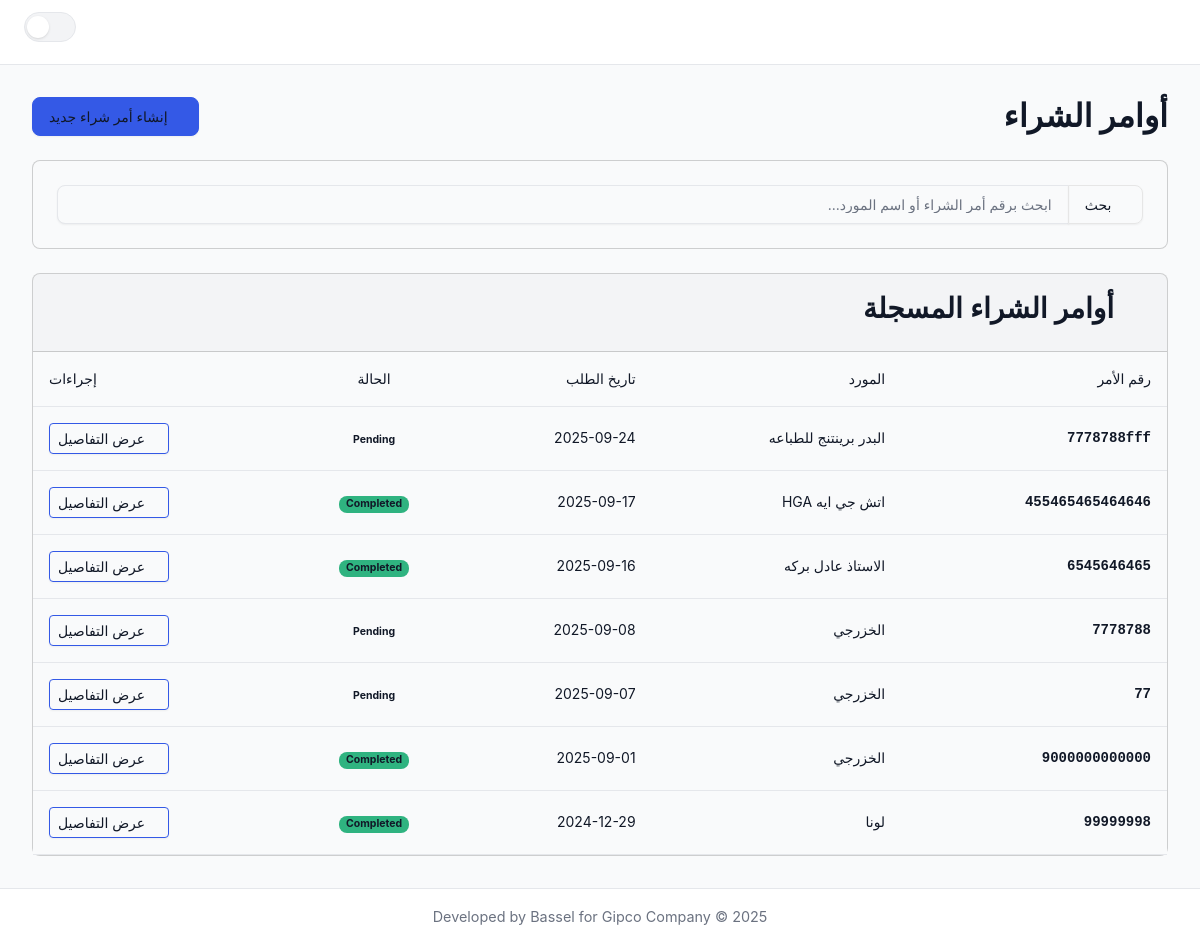
The app's page /purchase_orders/, older data.
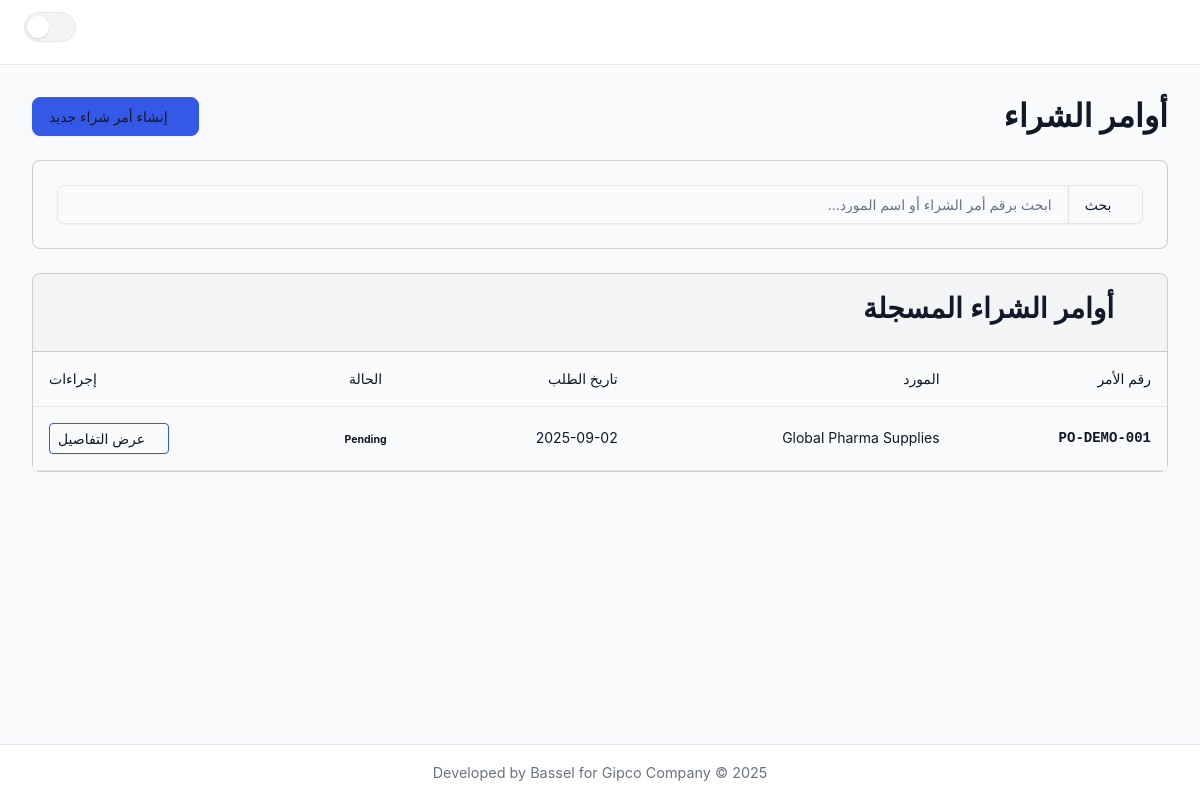
The same page, newer data.
### inventory/models.py (models this page shows, shortened)
class PurchaseOrder(models.Model):
    class Status(models.TextChoices):
        PENDING = 'pending', _('Pending')
        PARTIALLY_RECEIVED = 'partially_received', _('Partially Received')
        COMPLETED = 'completed', _('Completed')
        CANCELLED = 'cancelled', _('Cancelled')
    po_number = models.CharField(max_length=100, unique=True, verbose_name=_("PO Number"))
    supplier = models.ForeignKey(
        Company,
        on_delete=models.PROTECT,
        related_name='purchase_orders',
        verbose_name=_("Supplier")
    )
    order_date = models.DateField(verbose_name=_("Order Date"))
    status = models.CharField(
        max_length=20,
        choices=Status.choices,
        default=Status.PENDING,
        verbose_name=_("Status")
    )
    class Meta:
        db_table = 'purchase_orders'
        verbose_name = _("Purchase Order")
        verbose_name_plural = _("Purchase Orders")
        ordering = ['-order_date']

class Company(models.Model):
    name = models.CharField(max_length=255, unique=True, verbose_name=_("Company Name"))
    class Meta:
        db_table = 'companies'
        verbose_name = _("Company")
        verbose_name_plural = _("Companies")
        ordering = ['name']

### inventory/views/purchase_orders.py (the view)
# urls.py: path('purchase_orders/', purchase_orders, name='purchase_orders'),
def purchase_orders(request: HttpRequest) -> HttpResponse:
    search_query = request.GET.get('q', '').strip()
    po_list = PurchaseOrder.objects.select_related('supplier').all()
    if search_query:
        po_list = po_list.filter(
            Q(po_number__icontains=search_query) |
            Q(supplier__name__icontains=search_query)
        )
    context = {
        'active_page': 'purchasing',
        'purchase_orders': po_list,
        'search_query': search_query,
    }
    if 'X-Partial-Request' in request.headers:
        return render(request, 'inventory/partials/purchase_orders_content.html', context)
    return render(request, 'inventory/purchase_orders.html', context)

### inventory/templates/inventory/purchase_orders.html
{% extends "inventory/layout.html" %}
{% block content %}
  {% include "inventory/partials/purchase_orders_content.html" %}
{% endblock content %}

### inventory/templates/inventory/partials/purchase_orders_content.html (shortened to what this page needs)
<div class="d-flex justify-content-between align-items-center mb-4">
    <h1 class="h2 mb-0" style="font-weight: 700;">أوامر الشراء</h1>
    <a href="{% url 'inventory:create_purchase_order' %}" class="btn btn-primary">
        <i class="bi bi-plus-lg"></i> إنشاء أمر شراء جديد
    </a>
</div>
<div class="card mb-4">
    <div class="card-body">
        <form method="GET" action="{% url 'inventory:purchase_orders' %}">
            <div class="input-group">
                <button class="btn btn-outline-secondary" type="submit"><i class="bi bi-search"></i> بحث</button>
                <input type="text" class="form-control" name="q" placeholder="ابحث برقم أمر الشراء أو اسم المورد..." value="{{ search_query|default:'' }}">
            </div>
        </form>
    </div>
</div>
<div class="card">
    <div class="card-header">
        <h3><i class="bi bi-list-ol"></i> أوامر الشراء المسجلة</h3>
    </div>
    <div class="card-body p-0">
        {% if not purchase_orders %}
        <div class="text-center p-5">
            <i class="bi bi-file-earmark-x display-4 text-secondary"></i>
            {% if search_query %}
            <h5 class="mt-3">لا توجد نتائج تطابق بحثك</h5>
            <p class="text-muted">حاول استخدام كلمات بحث مختلفة.</p>
            <a href="{% url 'inventory:purchase_orders' %}" class="btn btn-secondary mt-2">
                <i class="bi bi-arrow-clockwise"></i> عرض كل الأوامر
            </a>
            {% else %}
            <h5 class="mt-3">لا توجد أوامر شراء</h5>
            <p class="text-muted">ابدأ بإنشاء أول أمر شراء.</p>
            <a href="{% url 'inventory:create_purchase_order' %}" class="btn btn-primary mt-2">
                <i class="bi bi-plus-lg"></i> إنشاء أمر شراء
            </a>
            {% endif %}
        </div>
        {% else %}
        <div class="table-responsive">
            <table class="table table-hover align-middle mb-0">
                <thead>
                    <tr>
                        <th class="ps-3">رقم الأمر</th>
                        <th>المورد</th>
                        <th>تاريخ الطلب</th>
                        <th class="text-center">الحالة</th>
                        <th class="text-end pe-3">إجراءات</th>
                    </tr>
                </thead>
                <tbody>
                    {% for po in purchase_orders %}
                    <tr>
                        <td class="ps-3 font-monospace"><strong>{{ po.po_number }}</strong></td>
                        <td>{{ po.supplier.name }}</td>
                        <td>{{ po.order_date|date:"Y-m-d" }}</td>
                        <td class="text-center">
                            <span class="badge
                                {% if po.status == 'completed' %}text-bg-success
                                {% elif po.status == 'partially_received' %}text-bg-info
                                {% elif po.status == 'cancelled' %}text-bg-danger
                                {% else %}
                                {% endif %}">
                                {{ po.get_status_display }}
                            </span>
                        </td>
                        <td class="text-end pe-3">
                            <a href="{% url 'inventory:view_purchase_order' pk=po.id %}" class="btn btn-sm btn-outline-primary"><i class="bi bi-eye"></i> عرض التفاصيل</a>
                        </td>
                    </tr>
                    {% endfor %}
                </tbody>
            </table>
        </div>
        {% endif %}
    </div>
</div>

Row changes from the older to the newer data that the page shows:
removed PurchaseOrder: po_number "7778788fff", supplier.name "البدر برينتنج للطباعه", order_date "2025-09-24", status "Pending"
removed PurchaseOrder: po_number "455465465464646", supplier.name "اتش جي ايه HGA", order_date "2025-09-17", status "Completed"
removed PurchaseOrder: po_number "6545646465", supplier.name "الاستاذ عادل بركه", order_date "2025-09-16", status "Completed"
removed PurchaseOrder: po_number "7778788", supplier.name "الخزرجي", order_date "2025-09-08", status "Pending"
removed PurchaseOrder: po_number "77", supplier.name "الخزرجي", order_date "2025-09-07", status "Pending"
removed PurchaseOrder: po_number "9000000000000", supplier.name "الخزرجي", order_date "2025-09-01", status "Completed"
removed PurchaseOrder: po_number "99999998", supplier.name "لونا", order_date "2024-12-29", status "Completed"
added PurchaseOrder: po_number "PO-DEMO-001", supplier.name "Global Pharma Supplies", order_date "2025-09-02", status "Pending"
